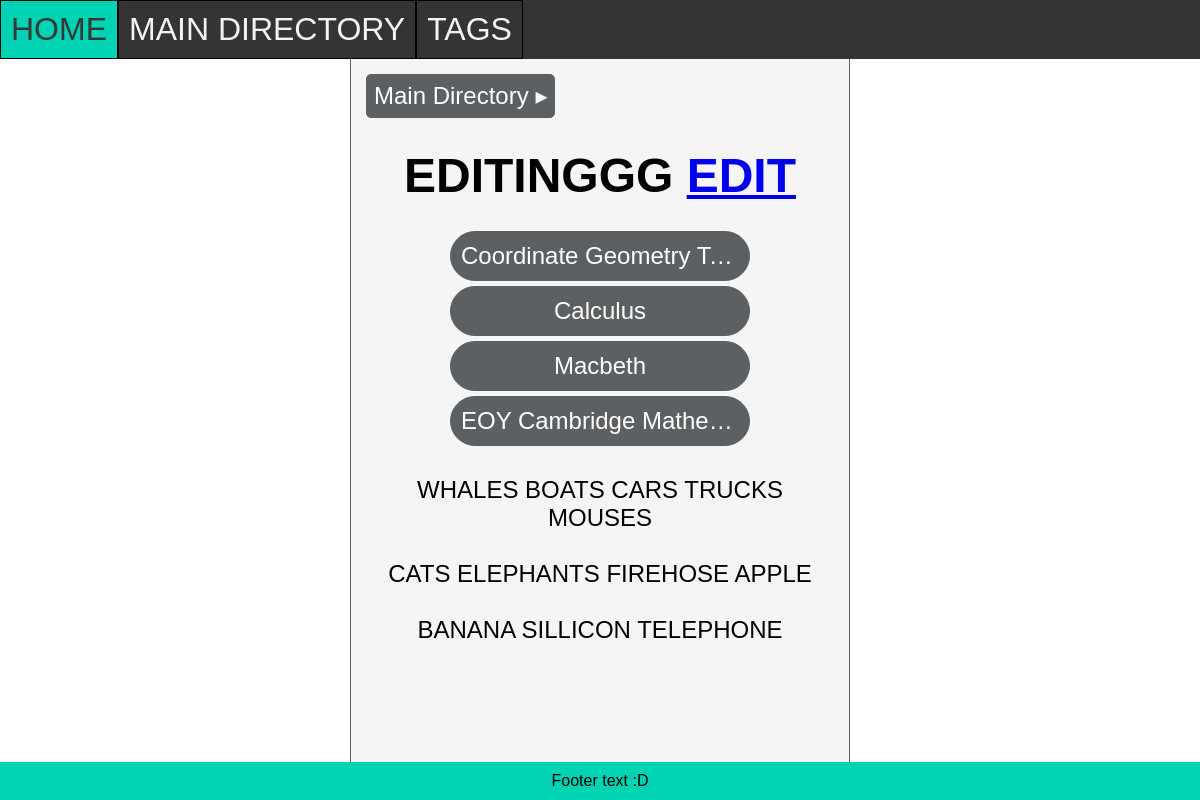
/entry/17, run on the app's committed database.
### tables this page shows
CREATE TABLE FOLDER (id INTEGER PRIMARY KEY AUTOINCREMENT, parent_id INTEGER REFERENCES FOLDER (id), name STRING, info STRING, colour STRING);

CREATE TABLE ENTRY (id INTEGER PRIMARY KEY AUTOINCREMENT, parent_id INTEGER REFERENCES FOLDER (id), name STRING, entry STRING);

CREATE TABLE TAG (id INTEGER PRIMARY KEY AUTOINCREMENT, name STRING, info STRING);

### routes.py (the view)
@app.route('/entry/<int:id>')
def entry(id):
    information = retrieve("SELECT name, entry FROM ENTRY WHERE id = ?", (id,))
    tags = retrieve("SELECT id, name FROM ENTRYTAG JOIN TAG ON TAG.id = tag_id WHERE entry_id = ?", (id,))
    ancestry = retrieve("WITH RECURSIVE generation AS (SELECT id,name,parent_id FROM FOLDER WHERE id = (SELECT parent_id FROM ENTRY WHERE id = ?) UNION ALL SELECT parent.id,parent.name,parent.parent_id FROM FOLDER parent JOIN generation g ON g.parent_id = parent.id) SELECT id,name FROM generation",(id,))
    ancestry.reverse()
    return render_template('pages/entry.html', information=information, tags=tags, id=id, ancestry=ancestry)

### routes.py (called while the page is built)
def retrieve(query, parameters=None):
    conn = sqlite3.connect('notes_app.db')
    cur = conn.cursor()
    if parameters is None:
        cur.execute(query)
    else:
        cur.execute(query, parameters)
    results = cur.fetchall()
    conn.commit()
    return results

### templates/pages/entry.html
{% extends 'base_templates/layout.html' %}
{% block content %}
<div class="ancestry">
{% for parent in ancestry %}
    <a href="/folder/{{parent[0]}}">{{parent[1]}} ▸</a>
{% endfor %}
</div>
<div class="info">
    <h1>
        {{information[0][0]}}
        <a href="/edit-entry/{{id}}">Edit</a>
    </h1>
    {% if tags %}
    <br>
    <div class="tags">
        {% for tag in tags %}
            <a href="/tag/{{tag[0]}}" title="{{tag[1]}}">{{tag[1]}}</a>
        {% endfor %}
    </div>
    {% endif %}
</div>
<div class="entry">{{information[0][1]}}</div>
{% endblock %}

### static/css/style.css (style rules this page uses)
* { margin: 0; padding: 0; box-sizing: border-box; text-align: center; font-family: sans-serif; }
html,body { height: 100%; }
.tags { display: flex; flex-direction: row; justify-content: center; flex-wrap: wrap; gap: 5px; }
.tags a { padding: 10px; text-decoration: none; border:1px solid #5D6063; background-color: #5D6063; color: #fff; border-radius: 30px; overflow: hidden; text-overflow: ellipsis; width: 300px; white-space: nowrap; }
h1 { text-transform: uppercase; font-weight: bold; margin: 0; }
.info { margin: 30px 30px 30px 30px; font-size: 1.5em; display: block; }
.entry { white-space: pre-line; padding: 0px 20px 0px 20px; font-size: 1.5em; }
.ancestry { margin: 15px 15px 0px 15px; display: flex; flex-direction: row; justify-content: left; flex-wrap: wrap; gap: 5px; }
.ancestry a { padding: 7px; text-decoration: none; border:1px solid #5D6063; background-color: #5D6063; color: #fff; border-radius: 5px; font-size: 1.5em; }

### data on the page
FOLDER: name "Main Directory"
ENTRY: name "EDITINGGG", entry "WHALES BOATS CARS TRUCKS MOUSES CATS ELEPHANTS FIREHOSE APPLE BANANA SILLICON TELEPHONE"
TAG: name "Coordinate Geometry T…"
TAG: name "Calculus"
TAG: name "Macbeth"
TAG: name "EOY Cambridge Mathe…"
